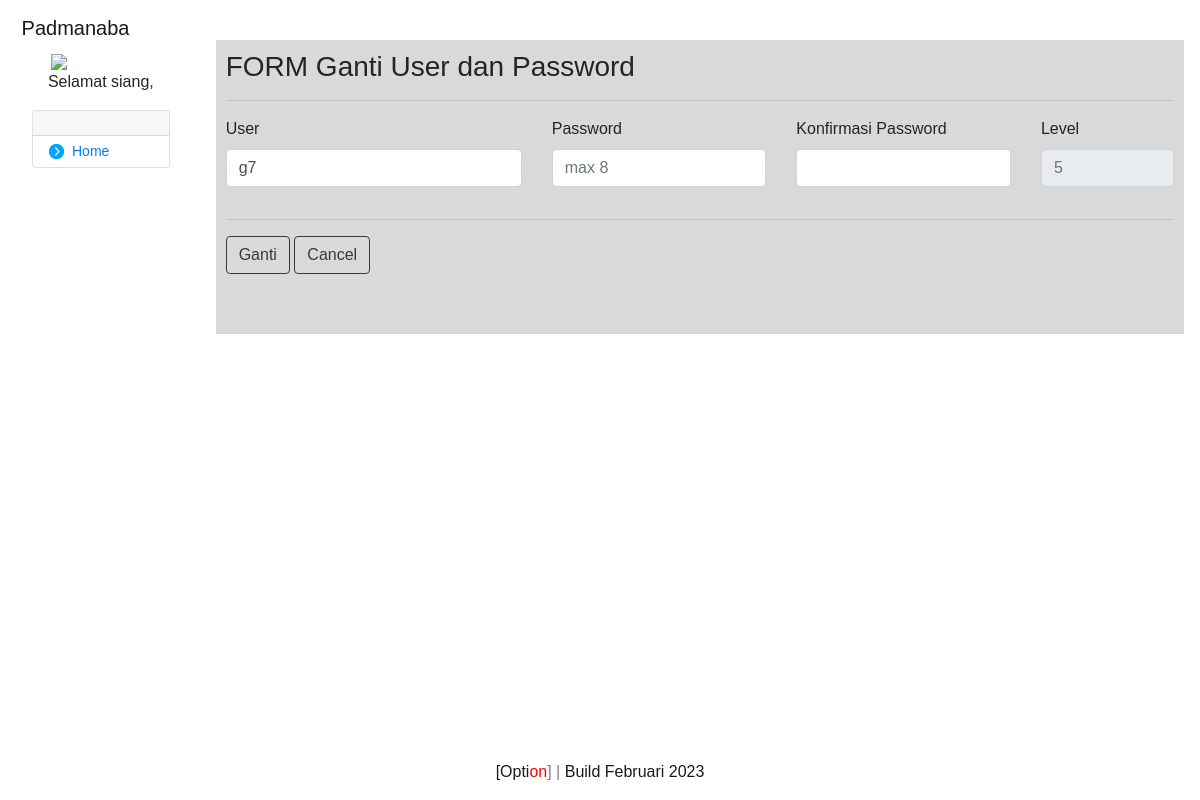
The page /admin/guru_pass.php?id=7 (signed in) on the database as committed earlier.
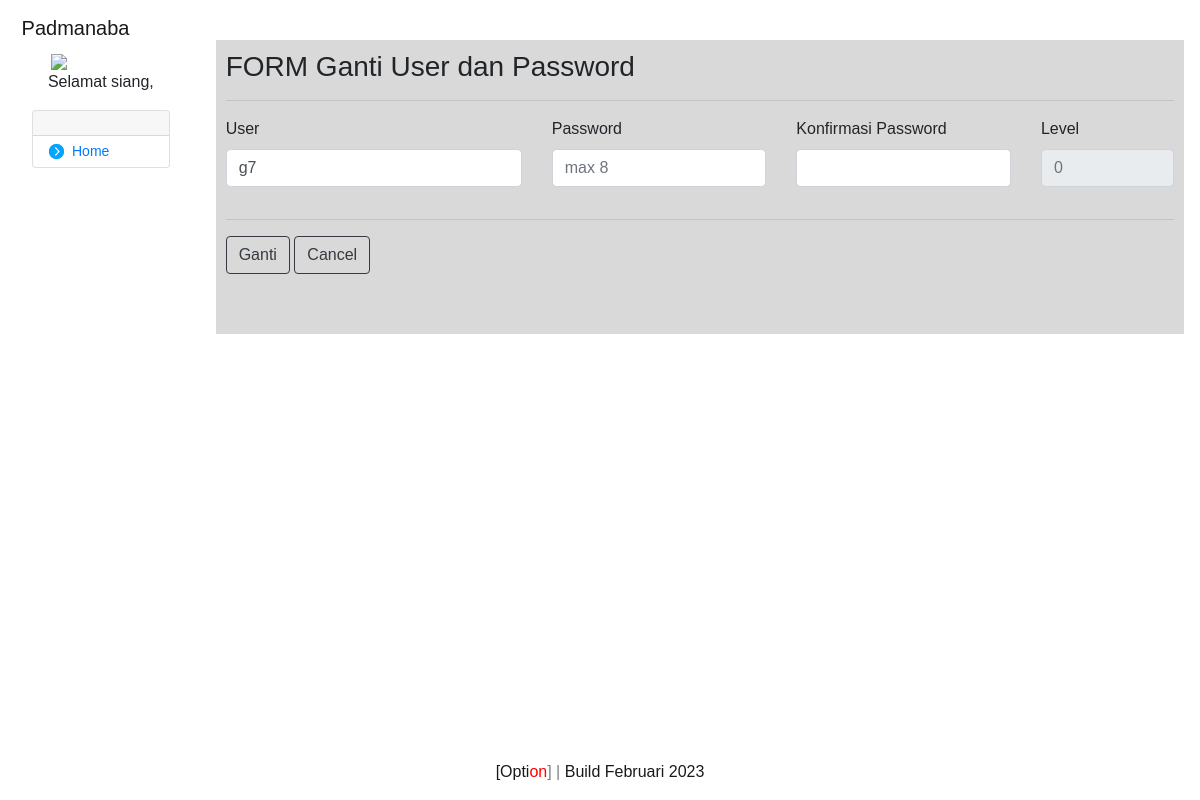
The same page on the database as committed later.
### tables this page shows
CREATE TABLE `pass` (
  `id_pass` int(11) NOT NULL AUTO_INCREMENT,
  `id_guru` int(11) NOT NULL,
  `id_karyawan` int(11) NOT NULL,
  `id_siswa` int(11) NOT NULL,
  `id_alumni` int(11) NOT NULL,
  `id_ortu` int(11) NOT NULL,
  `user` varchar(20) NOT NULL,
  `pass` varchar(255) NOT NULL,
  `level` int(3) NOT NULL,
  PRIMARY KEY (`id_pass`)
);

### functions.php (called while the page is built, shortened)
<?php
function tglIndonesia($str){
       $tr   = trim($str);
       $str    = str_replace(array('Sun', 'Mon', 'Tue', 'Wed', 'Thu', 'Fri', 'Sat', 'January', 'February', 'March', 'April', 'May', 'June', 'July', 'August', 'September', 'October', 'November', 'December'), array('Minggu', 'Senin', 'Selasa', 'Rabu', 'Kamis', 'Jum\'at', 'Sabtu', 'Januari', 'Februari', 'Maret', 'April', 'Mei', 'Juni', 'Juli', 'Agustus', 'September', 'Oktober', 'November', 'Desember'), $tr);
       return $str;
   }
?>

### admin/guru_pass.php (the view, shortened to what this page needs)
<?php
$id_guru = $_SESSION["id_guru"];
require '../functions.php';
$sqlx = mysqli_query($conn, "SELECT id_guru, guru, jabatan, status, foto FROM guru WHERE id_guru = '$id_guru'");
$rowx = mysqli_fetch_assoc($sqlx);
$foto = $rowx["foto"];
$id = $_GET["id"];
$sql = mysqli_query($conn, "SELECT * FROM pass WHERE id_guru = '$id'");
$sq = mysqli_fetch_assoc($sql);
?>
<!doctype html>
<html lang="en">
  <head>
    <link rel="stylesheet" href="../css/bootstrap.min.css">
    <link rel="stylesheet" href="../css/animasi.css">
    <link rel="stylesheet" href="../css/animate.css">
    <link rel="stylesheet" href="../css/cover.css">
  </head>
  <body>
   <div class="container">
    <nav class="navbar fixed-top navbar-light">
      <a class="navbar-brand" href="#">
        Padmanaba
      </a>
    </nav>
    <div class="row mt-4">
    <div class="col-md-2">
      <div class="container">
      <div align="center" style="margin-top: 30px;">
      <a href="../logout.php"><img src="../img/guru/<?= $foto; ?>" width="100" class="mx-auto d-block"></a>
    </div>
        <div class="menu-kiri">
          <div class="card mt-2" style="width: 100%;">
            <div class="card-header text-center">
            </div>
              <ul>
               <li><a href="top.php">Home</a></li>
              </ul>
          </div>
        </div>
        </div>
    </div>
    <div class="col-md-10 mt-3">
                 <div class="form">
            <h3 style="margin: 0px">FORM Ganti User dan Password</h3>
         <hr>
    <form method="POST" action="">
    <div class="row">
      <div class="col-md-4">
        <div class="form-group">
           <label for="user" class="control-label">User</label>
           <input type="text" name="nama"  class="form-control" id="user" value="<?=$sq['user'];?>" autocomplete="off" required>
        </div>
      </div>
       <div class="col-md-3">
        <div class="form-group">
           <label for="pas" class="control-label">Password</label>
           <input type="text" name="password"  class="form-control" id="pas" placeholder="max 8" autocomplete="off">
        </div>
      </div>
      <div class="col-md-3">
        <div class="form-group">
           <label for="pas2" class="control-label">Konfirmasi Password</label>
           <input type="password" name="password2"  class="form-control" id="pas2"  autocomplete="off">
        </div>
      </div>
      <div class="col-md-2">
        <div class="form-group">
           <label for="level" class="control-label">Level</label>
           <input type="" name=""  class="form-control" id="level" placeholder="<?=$sq['level'];?>" disabled="">
        </div>
      </div>
      </div>
<hr>
    <p style="margin-bottom: 50px;"><input type="submit" name="submit" class="btn btn-outline-dark" value="Ganti"/>
<a href="admin.php" class="btn btn-outline-dark">Cancel</a></p>
    </form>
  </div>
  <nav class="navbar fixed-bottom navbar-light">
      <span class="navbar-text mx-auto d-block">
        <a href="../raihan.php">[Opti<a style="color: red">on</a>]</a> | <a href="../build.php">Build <?php echo tglIndonesia(date('F Y')); ?></a>
      </span>
    </nav>
  </body>
</html>

Rows that differ between the two databases and show on the page:
changed pass: level "5" → "0"
